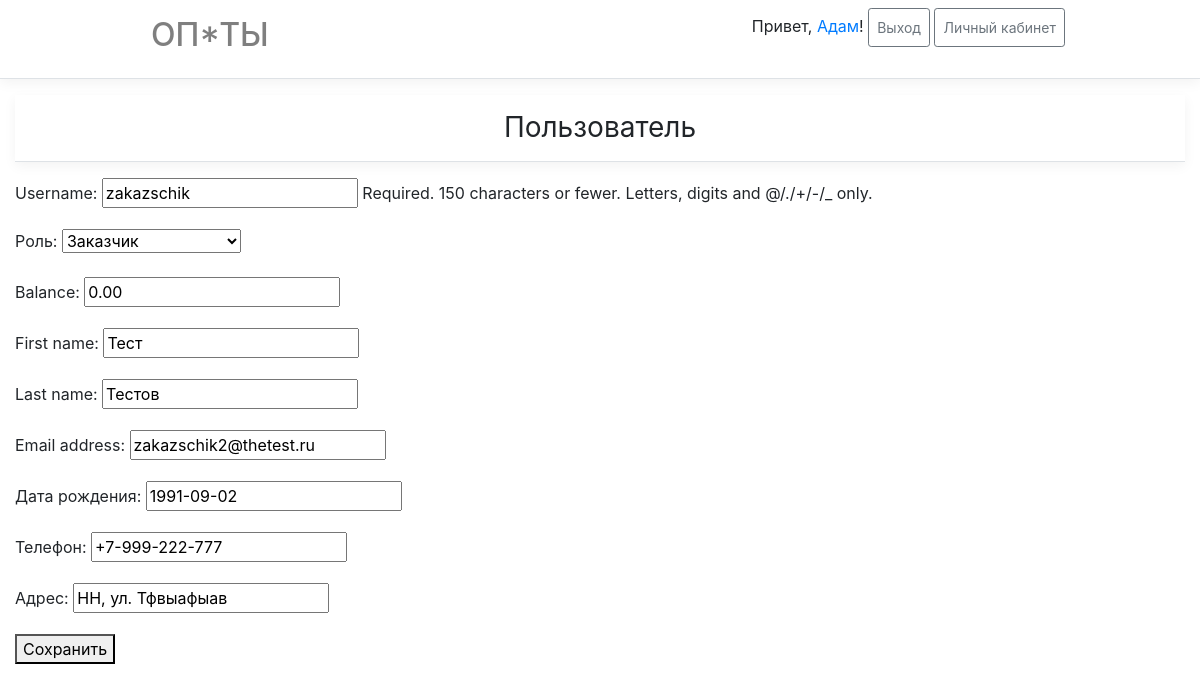
The page /users/3/ (signed in) on the database as committed earlier.
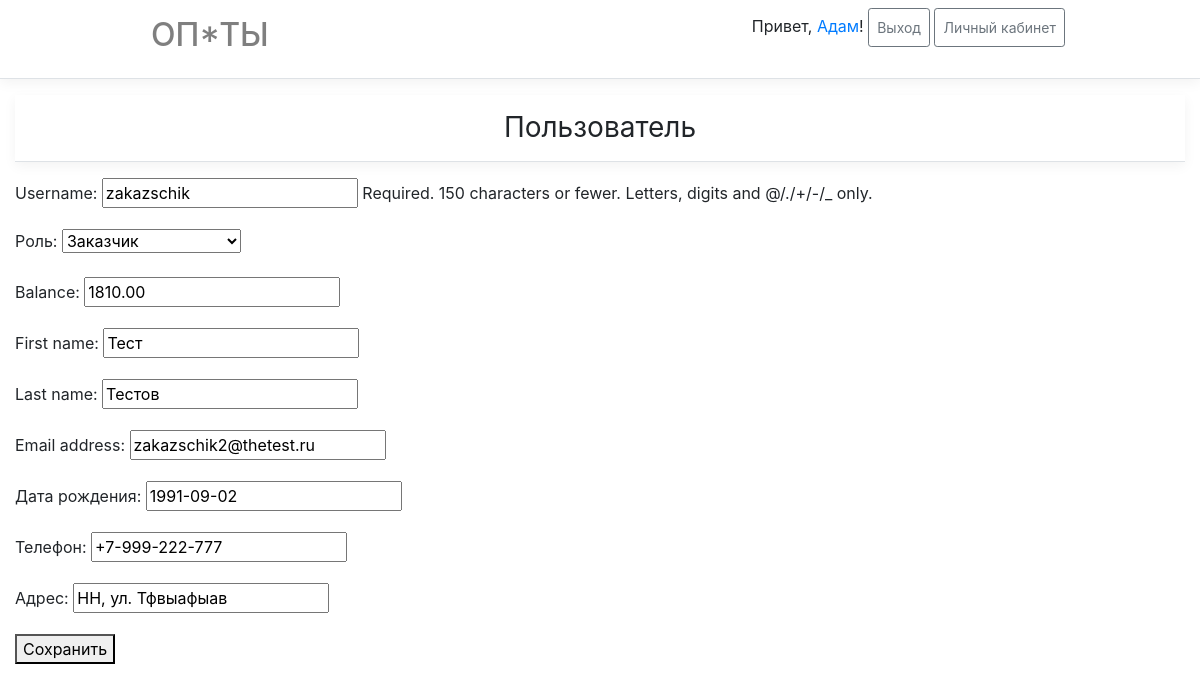
The same page on the database as committed later.
### main/models.py (models this page shows, shortened)
class User(AbstractUser):
    objects = UserManager()
    phone = models.CharField('Телефон', max_length=20)
    location = models.CharField('Адрес', max_length=255)
    birth_date = models.DateField('Дата рождения', blank=True, default='')
    role = models.PositiveSmallIntegerField('Роль', choices=tuple(Roles), default=Roles.UNREGISTERED)
    balance = models.DecimalField(max_digits=10, decimal_places=2, default=0)

### main/views.py (the view, shortened to what this page needs)
# urls.py: path('users/<int:pk>/', main_views.UserDetailsView.as_view(), name=main_views.UserDetailsView.url_name),
class UserDetailsView(LoginRolesOwnerRequiredUpdateViewMixin, WithLogedUserInContextViewMixin, UpdateView):
    template_name = 'main/user_details.html'
    url_name = 'user_details'
    form_class = UserForm
    allowed_roles = (Roles.UNREGISTERED, Roles.ZAKAZSCHIK, Roles.ZAKUPSCHIK)
    model = _models.User
    def get_form_kwargs(self):
        kwargs = super().get_form_kwargs()
        kwargs['user'] = self.user
        return kwargs
    def dispatch(self, request, *args, **kwargs):
        return super().dispatch(request, *args, **kwargs)

### main/forms.py
class UserForm(forms.ModelForm):
    def __init__(self, **kwargs):
        self.user = kwargs.pop('user', None)
        super().__init__(**kwargs)
        if self.user.role != Roles.ADMINISTRATOR:
            self.fields['role'].disabled = True
            self.fields['balance'].disabled = True
    class Meta:
        model = User
        fields = ('username', 'role', 'balance', 'first_name', 'last_name', 'email', 'birth_date', 'phone', 'location')

### main/core/view_mixins.py (called while the page is built)
    def dispatch(self, request, *args, **kwargs):
        self.user = request.user
        if not self.user.is_authenticated:
            return self.handle_no_permission()
        if self.user.role not in self.allowed_roles and self.user.role != Roles.ADMINISTRATOR:
            return self.handle_no_permission()
        return super().dispatch(request, *args, **kwargs)

    def get(self, *args, **kwargs):
        if not self._is_it_allowed(**kwargs):
            return self.handle_no_permission()
        return super().get(*args, **kwargs)

    def dispatch(self, request, *args, **kwargs):
        self.user = request.user
        return super().dispatch(request, *args, **kwargs)

### main/templates/main/user_details.html (shortened to what this page needs)
{% extends 'base.html' %}
{% block content %}
<div class="container table-container">
    <h3 class="font-weight-normal text-center py-3 mb-3 border-bottom box-shadow">
        Пользователь
    </h3>
    <form method="post" enctype="multipart/form-data">
        {{ form.as_p }}
        <button type="submit">Сохранить</button>
    </form>
</div>
{% endblock content %}

Rows that differ between the two databases and show on the page:
changed User "zakazschik": balance "0.00" → "1810.00"
